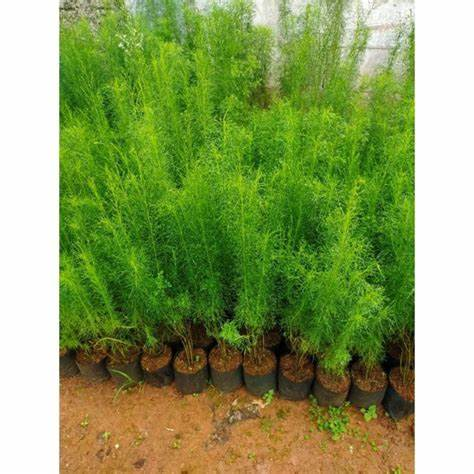
#> input picture dataset/dataset/foto_cemara_laut/cemara laut1.jpg, 474 x 474 px; its folder holds only this picture in this run
$ python main.py
#> lines starting #> are read from the running program, lines starting #| are printed output that depends on the picture
#> pass 2 of the loop `for path in possible_paths:`:
import cv2
import numpy as np
import os
from sklearn.neighbors import KNeighborsClassifier
from sklearn.model_selection import train_test_split
from sklearn.metrics import accuracy_score, classification_report
import matplotlib.pyplot as plt

class BeachPlantClassifier:
    def __init__(self, k=3):
#> pass 2 of the loop in load_dataset, `for item in all_items:`:
        self.k = k
        self.model = KNeighborsClassifier(n_neighbors=k)
        self.class_names = []

    def extract_features(self, image_path):
        """Ekstrak fitur sederhana dari gambar"""
        # Baca gambar
        img = cv2.imread(image_path)
#> img is the input picture: shape (474, 474, 3); mean B, G, R 94.4, 158.4, 138.4
        if img is None:
            return None

        # Resize gambar ke ukuran standar
        img = cv2.resize(img, (64, 64))
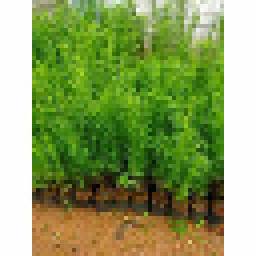
#> img: shape (64, 64, 3) (shown 4 times larger); mean B, G, R 93.9, 158, 138

        # Konversi ke HSV untuk fitur warna
        hsv = cv2.cvtColor(img, cv2.COLOR_BGR2HSV)
#> hsv: shape (64, 64, 3); mean H, S, V 30.7, 137.9, 165.5

        # Ekstrak fitur:
        # 1. Histogram warna (HSV)
        hist_h = cv2.calcHist([hsv], [0], None, [16], [0, 180])
#> hist_h = [928, 686, 153, 1016, 1226, 20, 9, 7, 13, 16, 1, 0, 5, 10, 5, 1]
        hist_s = cv2.calcHist([hsv], [1], None, [16], [0, 256])
#> hist_s = [1058, 32, 32, 33, 43, 42, 60, 63, 102, 236, 374, 386, 522, 524, 374, 215]
        hist_v = cv2.calcHist([hsv], [2], None, [16], [0, 256])
#> hist_v = [14, 32, 63, 99, 156, 214, 231, 329, 450, 506, 435, 328, 137, 40, 27, 1035]

        # 2. Rata-rata warna
        mean_color = np.mean(img.reshape(-1, 3), axis=0)
#> mean_color = [93.87, 158, 138]

        # 3. Tekstur sederhana (standar deviasi)
        gray = cv2.cvtColor(img, cv2.COLOR_BGR2GRAY)
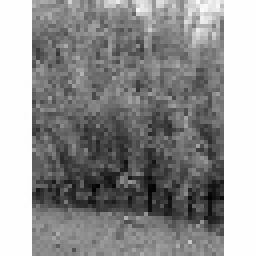
#> gray: shape (64, 64) (shown 4 times larger); min 1, max 254, mean 144.7
        texture = np.std(gray)
#> texture = 71.64

        # Gabungkan semua fitur
        features = np.concatenate([
            hist_h.flatten(),
            hist_s.flatten(),
            hist_v.flatten(),
            mean_color,
            [texture]
        ])
#> features = 52 values, max 1226 at index 4, min 0 at index 11, mean 245.2

        return features

    def load_dataset(self, dataset_path):
        """Muat dataset dari folder"""
        features = []
        labels = []

        # Ambil nama kelas dari folder dengan debugging detail
        all_items = os.listdir(dataset_path)
        print(f"Semua item di {dataset_path}: {all_items}")

        self.class_names = []
        skipped_folders = []

        for item in all_items:
            item_path = os.path.join(dataset_path, item)
            if os.path.isdir(item_path):
                # Cek apakah ada gambar di folder ini
                images = [f for f in os.listdir(item_path)
                         if f.lower().endswith(('.jpg', '.jpeg', '.png', '.bmp'))]

                if len(images) > 0:
                    self.class_names.append(item)
                    print(f"✅ Folder '{item}': {len(images)} gambar")
                else:
                    skipped_folders.append(item)
                    print(f"⚠️  Folder '{item}': KOSONG (tidak ada gambar)")
            else:
                print(f"📄 File (bukan folder): {item}")

        if skipped_folders:
            print(f"\n❌ Folder yang dilewati (kosong): {skipped_folders}")

        print(f"\n📊 Total kelas yang akan digunakan: {len(self.class_names)}")
        print(f"Kelas: {self.class_names}")

        if len(self.class_names) == 0:
            raise ValueError("Tidak ada folder dengan gambar yang ditemukan!")

        # Load gambar dan ekstrak fitur
        for class_idx, class_name in enumerate(self.class_names):
            class_path = os.path.join(dataset_path, class_name)

            print(f"\n🔄 Memproses kelas '{class_name}'...")

            images = [f for f in os.listdir(class_path)
                     if f.lower().endswith(('.jpg', '.jpeg', '.png', '.bmp'))]

            processed_count = 0
            failed_count = 0

            for img_file in images:
                img_path = os.path.join(class_path, img_file)

                # Ekstrak fitur
                feature = self.extract_features(img_path)
#> feature has the same summary as features in extract_features
                if feature is not None:
                    features.append(feature)
                    labels.append(class_idx)
                    processed_count += 1
                else:
                    failed_count += 1
                    print(f"   ❌ Gagal memproses: {img_file}")

            print(f"   ✅ Berhasil: {processed_count}, Gagal: {failed_count}")
#> pass 2 of the loop in load_dataset, `for class_idx, class_name in enumerate(self.class_names):`:
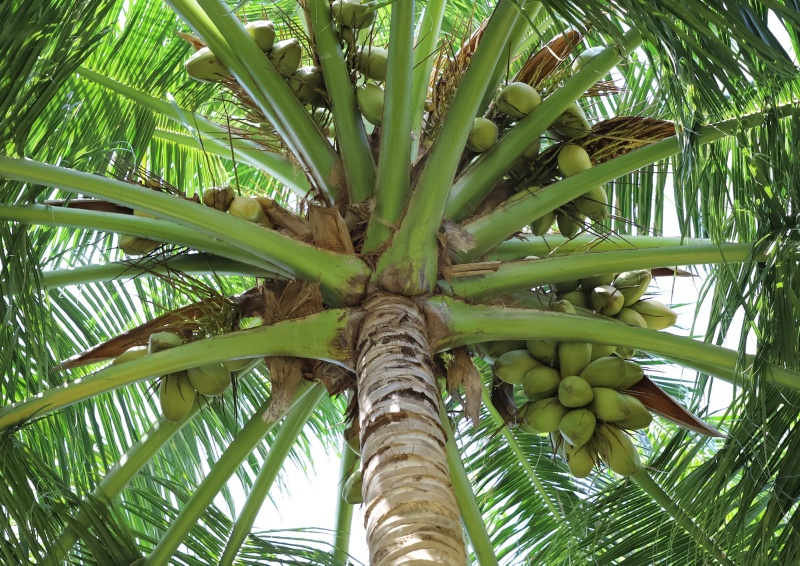
#> input picture dataset/dataset/foto_kelapa/kelapa1.jpeg, 1600 x 1131 px (shown at 1/2 size)
#> in extract_features, img is the input picture: shape (1131, 1600, 3); mean B, G, R 77.8, 125.3, 105.7
#> in extract_features (call 2), `img = cv2.resize(img, (64, 64))`:
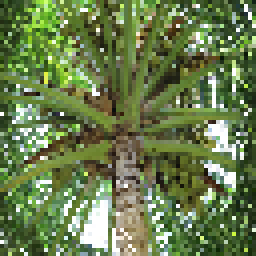
#> img: shape (64, 64, 3) (shown 4 times larger); mean B, G, R 77.2, 124.9, 105.3
#> hsv: shape (64, 64, 3); mean H, S, V 44.6, 114.8, 126.9
#> hist_h = [79, 423, 360, 1387, 1302, 190, 98, 57, 109, 47, 13, 6, 2, 18, 3, 2]
#> hist_s = [269, 123, 154, 172, 192, 264, 364, 524, 677, 686, 453, 133, 53, 20, 11, 1]
#> hist_v = [2, 26, 130, 273, 394, 473, 488, 552, 502, 341, 192, 169, 97, 97, 69, 291]
#> mean_color = [77.21, 124.9, 105.3]
#> in extract_features (call 2), `gray = cv2.cvtColor(img, cv2.COLOR_BGR2GRAY)`:
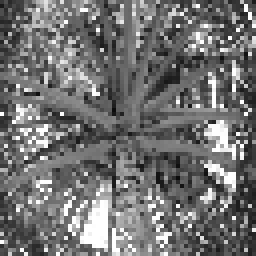
#> gray: shape (64, 64) (shown 4 times larger); min 11, max 255, mean 113.6
#> texture = 54.93
#> features = 52 values, max 1387 at index 3, min 1 at index 31, mean 243.3
#> feature has the same summary as features in extract_features

        print(f"\n📈 Total gambar yang berhasil diproses: {len(features)}")
#| 📈 Total gambar yang berhasil diproses: 2
        return np.array(features), np.array(labels)

    def train(self, dataset_path):
        """Latih model KNN"""
        print("Memuat dataset...")
        X, y = self.load_dataset(dataset_path)
#> y = [0, 1]

        print(f"Dataset dimuat: {len(X)} gambar, {len(self.class_names)} kelas")
#| Dataset dimuat: 2 gambar, 2 kelas

        # Split data
        X_train, X_test, y_train, y_test = train_test_split(
            X, y, test_size=0.2, random_state=42, stratify=y
        )

        # Latih model
        print("Melatih model KNN...")
        self.model.fit(X_train, y_train)

        # Evaluasi
        y_pred = self.model.predict(X_test)
        accuracy = accuracy_score(y_test, y_pred)

        print(f"Akurasi: {accuracy:.2f}")
        print("\nLaporan klasifikasi:")
        print(classification_report(y_test, y_pred, target_names=self.class_names))

        return accuracy

    # [33 lines left out: functions predict, predict_and_show, not called in this run]

def check_dataset_structure(dataset_path):
    """Cek struktur dataset yang ada dengan detail lengkap"""
    if not os.path.exists(dataset_path):
        print(f"❌ Folder dataset '{dataset_path}' tidak ditemukan!")
        return False, []

    print(f"🔍 Mengecek struktur dataset di: {dataset_path}")
    print("=" * 60)

    # Cek semua item di folder dataset
    all_items = os.listdir(dataset_path)
    print(f"Semua item di folder: {len(all_items)}")

    class_folders = []
    empty_folders = []
    files_found = []

    for item in all_items:
        item_path = os.path.join(dataset_path, item)

        if os.path.isdir(item_path):
            # Cek gambar di folder
            images = []
            for ext in ['.jpg', '.jpeg', '.png', '.bmp', '.JPG', '.JPEG', '.PNG', '.BMP']:
                images.extend([f for f in os.listdir(item_path) if f.endswith(ext)])

            if len(images) > 0:
                class_folders.append({
                    'name': item,
                    'path': item_path,
                    'count': len(images),
                    'images': images[:3]  # Sample 3 nama file
                })
                print(f"✅ 📁 {item:<25} | {len(images):3d} gambar | Sample: {', '.join(images[:2])}")
            else:
                empty_folders.append(item)
                print(f"⚠️  📁 {item:<25} | KOSONG")
        else:
            files_found.append(item)
            print(f"📄 {item}")

    print("=" * 60)

    if empty_folders:
        print(f"❌ Folder kosong: {empty_folders}")

    if files_found:
        print(f"📄 File di root: {files_found}")

    if not class_folders:
        print("❌ Tidak ada folder kelas dengan gambar yang ditemukan!")
        print("\n💡 Pastikan struktur seperti ini:")
        print("   dataset/")
        print("   ├── foto cemara laut/")
        print("   │   ├── gambar1.jpg")
        print("   │   └── gambar2.jpg")
        print("   ├── foto kelapa/")
        print("   └── dst...")
        return False, []

    total_images = sum(folder['count'] for folder in class_folders)
    print(f"\n📊 RINGKASAN:")
    print(f"   • Total kelas: {len(class_folders)}")
    print(f"   • Total gambar: {total_images}")
    print(f"   • Rata-rata per kelas: {total_images/len(class_folders):.1f}")

    return True, class_folders

# [99 lines left out: functions test_with_sample_images, predict_single_image, not called in this run]

# Contoh penggunaan untuk data Anda
if __name__ == "__main__":
    import random

    print("=== KLASIFIKASI TANAMAN PANTAI DENGAN KNN ===")
    print("Dataset: cemara laut, kelapa, ketapang, pandan pantai, tanaman mangrove")

    # Sesuaikan dengan nama folder dataset Anda
    dataset_path = "dataset_tanaman_pantai"  # GANTI SESUAI NAMA FOLDER ANDA

    # Alternatif nama folder yang mungkin
    possible_paths = [
        "dataset_tanaman_pantai",
        "dataset",
        "data",
        "tanaman_pantai",
        "images"
    ]

    # Cari folder dataset yang ada
    found_dataset = None
    for path in possible_paths:
        if os.path.exists(path):
            is_valid, folders = check_dataset_structure(path)
            if is_valid:
                found_dataset = path
                break

    if not found_dataset:
        print("❌ Dataset tidak ditemukan!")
        print("💡 Pastikan struktur folder seperti ini:")
        print("   dataset_tanaman_pantai/")
        print("   ├── foto cemara laut/")
        print("   ├── foto kelapa/")
        print("   ├── foto ketapang/")
        print("   ├── foto pandan pantai/")
        print("   └── foto tanaman mangrove/")
        print("\n🔧 Atau ubah nama folder di variabel 'dataset_path' pada kode")
        exit()

    print(f"✅ Menggunakan dataset: {found_dataset}")

    # Inisialisasi classifier dengan K yang sesuai
    classifier = BeachPlantClassifier(k=3)  # K=3 karena kemungkinan data tidak terlalu banyak

    # Latih model
    print("\n=== 🚀 TRAINING MODEL ===")
    try:
        accuracy = classifier.train(found_dataset)
        print(f"✅ Training selesai dengan akurasi: {accuracy:.3f}")
    except Exception as e:
        print(f"❌ Error saat training: {e}")
        exit()
#> (the program exits here)
